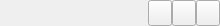
<?xml version="1.0" encoding="UTF-8"?>
<ui version="4.0">
 <class>TitlebarLikeWindows10</class>
 <widget class="QWidget" name="TitlebarLikeWindows10">
  <property name="geometry">
   <rect>
    <x>0</x>
    <y>0</y>
    <width>220</width>
    <height>26</height>
   </rect>
  </property>
  <property name="windowTitle">
   <string>Form</string>
  </property>
  <layout class="QGridLayout" name="gridLayout">
   <property name="leftMargin">
    <number>0</number>
   </property>
   <property name="topMargin">
    <number>0</number>
   </property>
   <property name="rightMargin">
    <number>0</number>
   </property>
   <property name="bottomMargin">
    <number>0</number>
   </property>
   <property name="spacing">
    <number>0</number>
   </property>
   <item row="0" column="0">
    <widget class="QWidget" name="widget" native="true">
     <layout class="QGridLayout" name="gridLayout_3">
      <property name="leftMargin">
       <number>0</number>
      </property>
      <property name="topMargin">
       <number>0</number>
      </property>
      <property name="rightMargin">
       <number>0</number>
      </property>
      <property name="bottomMargin">
       <number>0</number>
      </property>
      <property name="spacing">
       <number>0</number>
      </property>
      <item row="0" column="0">
       <widget class="QWidget" name="widget_2" native="true">
        <property name="sizePolicy">
         <sizepolicy hsizetype="Minimum" vsizetype="Minimum">
          <horstretch>0</horstretch>
          <verstretch>0</verstretch>
         </sizepolicy>
        </property>
        <layout class="QGridLayout" name="gridLayout_2">
         <property name="leftMargin">
          <number>6</number>
         </property>
         <property name="topMargin">
          <number>0</number>
         </property>
         <property name="rightMargin">
          <number>0</number>
         </property>
         <property name="bottomMargin">
          <number>0</number>
         </property>
         <property name="spacing">
          <number>0</number>
         </property>
         <item row="1" column="4">
          <widget class="QLabel" name="label_title">
           <property name="sizePolicy">
            <sizepolicy hsizetype="Fixed" vsizetype="Minimum">
             <horstretch>0</horstretch>
             <verstretch>0</verstretch>
            </sizepolicy>
           </property>
           <property name="text">
            <string/>
           </property>
          </widget>
         </item>
         <item row="0" column="3" rowspan="3">
          <widget class="QWidget" name="widget_3" native="true">
           <property name="sizePolicy">
            <sizepolicy hsizetype="Fixed" vsizetype="Ignored">
             <horstretch>0</horstretch>
             <verstretch>0</verstretch>
            </sizepolicy>
           </property>
           <layout class="QHBoxLayout" name="horizontalLayout_2">
            <property name="spacing">
             <number>0</number>
            </property>
            <property name="leftMargin">
             <number>0</number>
            </property>
            <property name="topMargin">
             <number>0</number>
            </property>
            <property name="rightMargin">
             <number>5</number>
            </property>
            <property name="bottomMargin">
             <number>0</number>
            </property>
           </layout>
          </widget>
         </item>
         <item row="2" column="1">
          <spacer name="verticalSpacer">
           <property name="orientation">
            <enum>Qt::Vertical</enum>
           </property>
           <property name="sizeType">
            <enum>QSizePolicy::Fixed</enum>
           </property>
           <property name="sizeHint" stdset="0">
            <size>
             <width>5</width>
             <height>2</height>
            </size>
           </property>
          </spacer>
         </item>
         <item row="1" column="5">
          <widget class="QWidget" name="widget_5" native="true">
           <property name="sizePolicy">
            <sizepolicy hsizetype="Minimum" vsizetype="Preferred">
             <horstretch>1</horstretch>
             <verstretch>0</verstretch>
            </sizepolicy>
           </property>
           <property name="minimumSize">
            <size>
             <width>10</width>
             <height>0</height>
            </size>
           </property>
          </widget>
         </item>
         <item row="0" column="1">
          <spacer name="verticalSpacer_2">
           <property name="orientation">
            <enum>Qt::Vertical</enum>
           </property>
           <property name="sizeType">
            <enum>QSizePolicy::Fixed</enum>
           </property>
           <property name="sizeHint" stdset="0">
            <size>
             <width>5</width>
             <height>2</height>
            </size>
           </property>
          </spacer>
         </item>
         <item row="0" column="7" rowspan="3">
          <widget class="QWidget" name="widget_4" native="true">
           <property name="sizePolicy">
            <sizepolicy hsizetype="Fixed" vsizetype="Ignored">
             <horstretch>0</horstretch>
             <verstretch>0</verstretch>
            </sizepolicy>
           </property>
           <layout class="QHBoxLayout" name="horizontalLayout_3">
            <property name="spacing">
             <number>0</number>
            </property>
            <property name="leftMargin">
             <number>0</number>
            </property>
            <property name="topMargin">
             <number>0</number>
            </property>
            <property name="rightMargin">
             <number>0</number>
            </property>
            <property name="bottomMargin">
             <number>0</number>
            </property>
            <item>
             <widget class="QFL::ToolButton_righttop_windows10" name="toolButton_4">
              <property name="sizePolicy">
               <sizepolicy hsizetype="Fixed" vsizetype="Ignored">
                <horstretch>0</horstretch>
                <verstretch>0</verstretch>
               </sizepolicy>
              </property>
              <property name="text">
               <string/>
              </property>
             </widget>
            </item>
            <item>
             <widget class="QFL::ToolButton_righttop_windows10" name="toolButton_5">
              <property name="sizePolicy">
               <sizepolicy hsizetype="Fixed" vsizetype="Ignored">
                <horstretch>0</horstretch>
                <verstretch>0</verstretch>
               </sizepolicy>
              </property>
              <property name="text">
               <string/>
              </property>
             </widget>
            </item>
            <item>
             <widget class="QFL::ToolButton_righttop_windows10" name="toolButton_6">
              <property name="sizePolicy">
               <sizepolicy hsizetype="Fixed" vsizetype="Ignored">
                <horstretch>0</horstretch>
                <verstretch>0</verstretch>
               </sizepolicy>
              </property>
              <property name="text">
               <string/>
              </property>
             </widget>
            </item>
           </layout>
          </widget>
         </item>
         <item row="1" column="2">
          <spacer name="horizontalSpacer">
           <property name="orientation">
            <enum>Qt::Horizontal</enum>
           </property>
           <property name="sizeType">
            <enum>QSizePolicy::Fixed</enum>
           </property>
           <property name="sizeHint" stdset="0">
            <size>
             <width>0</width>
             <height>10</height>
            </size>
           </property>
          </spacer>
         </item>
         <item row="1" column="1">
          <widget class="QLabel" name="label">
           <property name="sizePolicy">
            <sizepolicy hsizetype="Fixed" vsizetype="Fixed">
             <horstretch>0</horstretch>
             <verstretch>0</verstretch>
            </sizepolicy>
           </property>
           <property name="text">
            <string/>
           </property>
           <property name="scaledContents">
            <bool>true</bool>
           </property>
          </widget>
         </item>
         <item row="0" column="6" rowspan="3">
          <widget class="QWidget" name="widget_6" native="true">
           <property name="sizePolicy">
            <sizepolicy hsizetype="Fixed" vsizetype="Ignored">
             <horstretch>0</horstretch>
             <verstretch>0</verstretch>
            </sizepolicy>
           </property>
           <layout class="QHBoxLayout" name="horizontalLayout_4">
            <property name="spacing">
             <number>0</number>
            </property>
            <property name="leftMargin">
             <number>0</number>
            </property>
            <property name="topMargin">
             <number>0</number>
            </property>
            <property name="rightMargin">
             <number>0</number>
            </property>
            <property name="bottomMargin">
             <number>0</number>
            </property>
           </layout>
          </widget>
         </item>
        </layout>
       </widget>
      </item>
     </layout>
    </widget>
   </item>
  </layout>
 </widget>
 <customwidgets>
  <customwidget>
   <class>QFL::ToolButton_righttop_windows10</class>
   <extends>QToolButton</extends>
   <header>src/custom/toolbutton_righttop_windows10.h</header>
  </customwidget>
 </customwidgets>
 <resources/>
 <connections/>
</ui>
